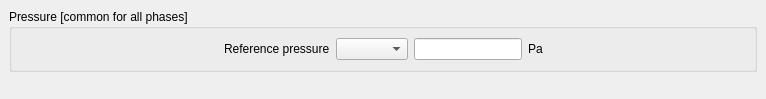
<?xml version="1.0" encoding="UTF-8"?>
<ui version="4.0">
 <class>BoundaryConditionsPressure</class>
 <widget class="QWidget" name="BoundaryConditionsPressure">
  <property name="geometry">
   <rect>
    <x>0</x>
    <y>0</y>
    <width>766</width>
    <height>99</height>
   </rect>
  </property>
  <property name="windowTitle">
   <string>Form</string>
  </property>
  <layout class="QVBoxLayout">
   <property name="spacing">
    <number>6</number>
   </property>
   <property name="leftMargin">
    <number>9</number>
   </property>
   <property name="topMargin">
    <number>9</number>
   </property>
   <property name="rightMargin">
    <number>9</number>
   </property>
   <property name="bottomMargin">
    <number>9</number>
   </property>
   <item>
    <widget class="QGroupBox" name="groupBox">
     <property name="title">
      <string>Pressure [common for all phases]</string>
     </property>
     <layout class="QHBoxLayout">
      <property name="spacing">
       <number>6</number>
      </property>
      <property name="leftMargin">
       <number>9</number>
      </property>
      <property name="topMargin">
       <number>9</number>
      </property>
      <property name="rightMargin">
       <number>9</number>
      </property>
      <property name="bottomMargin">
       <number>9</number>
      </property>
      <item>
       <spacer>
        <property name="orientation">
         <enum>Qt::Horizontal</enum>
        </property>
        <property name="sizeHint" stdset="0">
         <size>
          <width>20</width>
          <height>20</height>
         </size>
        </property>
       </spacer>
      </item>
      <item>
       <layout class="QHBoxLayout">
        <property name="spacing">
         <number>6</number>
        </property>
        <property name="leftMargin">
         <number>0</number>
        </property>
        <property name="topMargin">
         <number>0</number>
        </property>
        <property name="rightMargin">
         <number>0</number>
        </property>
        <property name="bottomMargin">
         <number>0</number>
        </property>
        <item>
         <widget class="QLabel" name="label_4">
          <property name="text">
           <string>Reference pressure</string>
          </property>
         </widget>
        </item>
        <item>
         <widget class="QComboBox" name="comboBoxPressureMode"/>
        </item>
        <item>
         <widget class="QLineEdit" name="lineEditPressure"/>
        </item>
        <item>
         <widget class="QLabel" name="label">
          <property name="text">
           <string>Pa</string>
          </property>
         </widget>
        </item>
       </layout>
      </item>
      <item>
       <spacer>
        <property name="orientation">
         <enum>Qt::Horizontal</enum>
        </property>
        <property name="sizeHint" stdset="0">
         <size>
          <width>20</width>
          <height>20</height>
         </size>
        </property>
       </spacer>
      </item>
     </layout>
    </widget>
   </item>
   <item>
    <spacer>
     <property name="orientation">
      <enum>Qt::Vertical</enum>
     </property>
     <property name="sizeHint" stdset="0">
      <size>
       <width>16</width>
       <height>16</height>
      </size>
     </property>
    </spacer>
   </item>
  </layout>
 </widget>
 <resources/>
 <connections/>
</ui>
